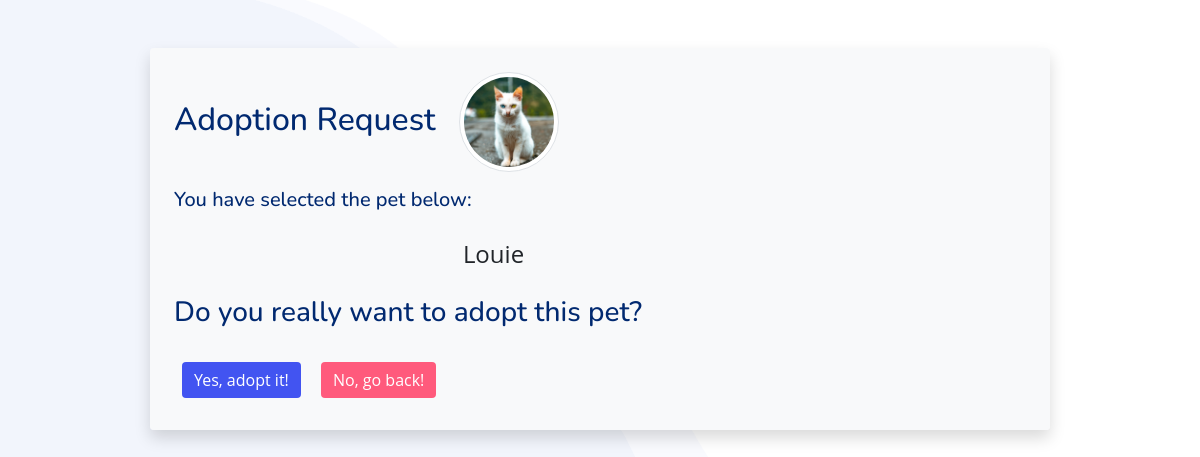
/adopt.php?id=1 (signed in), run on the app's committed database.
### tables this page shows
CREATE TABLE `animals` (
  `id` int(11) NOT NULL,
  `name` varchar(55) NOT NULL,
  `breed` varchar(55) NOT NULL,
  `picture` varchar(255) DEFAULT NULL,
  `descr` varchar(500) DEFAULT NULL,
  `size` int(11) DEFAULT NULL,
  `age` int(11) NOT NULL,
  `location` varchar(55) NOT NULL,
  `vaccinated` varchar(55) NOT NULL,
  `status` varchar(55) NOT NULL
);

### adopt.php (the view, shortened to what this page needs)
<?php
require_once 'components/db_connect.php';
if ($_GET['id']) {
  $id = $_GET['id'];
  $sql = "SELECT * FROM animals WHERE id = {$id}";
  $result = mysqli_query($connect, $sql);
  $data = mysqli_fetch_assoc($result);
  $fieldset = "";
  if ((mysqli_num_rows($result) == 1) && ($data['status'] == 'Available')) {
    $name = $data['name'];
    $picture = $data['picture'];
    $fieldset = "
    <fieldset class='w-75 mt-5 mx-auto p-4 bg-light rounded shadow'>
    <h2 class='mb-3'>Adoption Request<img class='img-thumbnail rounded-circle ms-4' src='pictures/" .$picture. "' alt='" .$name. "'></h2>
        <h5>You have selected the pet below:</h5>
        <table class='table w-75 mt-3'>
            <tr>
                <td class='fs-4'>" .$name. "</td>
            </tr>
        </table>
        <h3 class='mb-4'>Do you really want to adopt this pet?</h3>
        <form method='post'>
            <input type='hidden' name='id' value='" .$id. "' />
            <input type='hidden' name='picture' value='" .$picture. "' />
            <button class='btn btn-tertiary' type='submit'>Yes, adopt it!</button>
            <a href='home.php'><button class='btn btn-secondary' type='button'>No, go back!</button></a>
        </form>
    </fieldset>
    ";
  } else {
    $fieldset = "<h3 class='text-center m-5'>I am currently not available for adoption!</h3>
    <div class='container text-center'><a href='home.php'><button class='btn btn-secondary' type='button'>OK, go back!</button></a></div>
    ";
  }
}
?>
<!DOCTYPE html>
<html lang="en">
<head>
    <?php require_once 'components/boot.php' ?>
    <link rel="stylesheet" href="styles/styles.css">
</head>
<body>
  <?= $fieldset?>
</body>
</html>

### styles/styles.css (style rules this page uses)
:root { scroll-behavior: smooth; }
* { box-sizing: border-box; }
html { position: relative; }
body { margin-top: 2rem; background-color: #F2F5FB; background-image: url('../assets-template/img/hero-bg.png'); background-size: cover; background-position: top center; background-repeat: no-repeat; font-family: "Open Sans", sans-serif; color: #444444; }
a { color: #4154f1; text-decoration: none!important; }
h1, h2, h3, h4, h5, h6 { font-family: "Nunito", sans-serif; color: #012970; }
.img-thumbnail { width: 100px; height: 100px; object-fit: cover; }
td, th { text-align: center; vertical-align: middle; border: none; }
tr { text-align: center; }
button { margin: .5rem; transition: all 0.3s ease-in-out!important; }
.btn-secondary { background-color: #FF5A7C; border: none; }
.btn-tertiary { background-color: #4254F1; color: white; border: none; }

### data on the page
animals: picture (picture), name "Louie"
